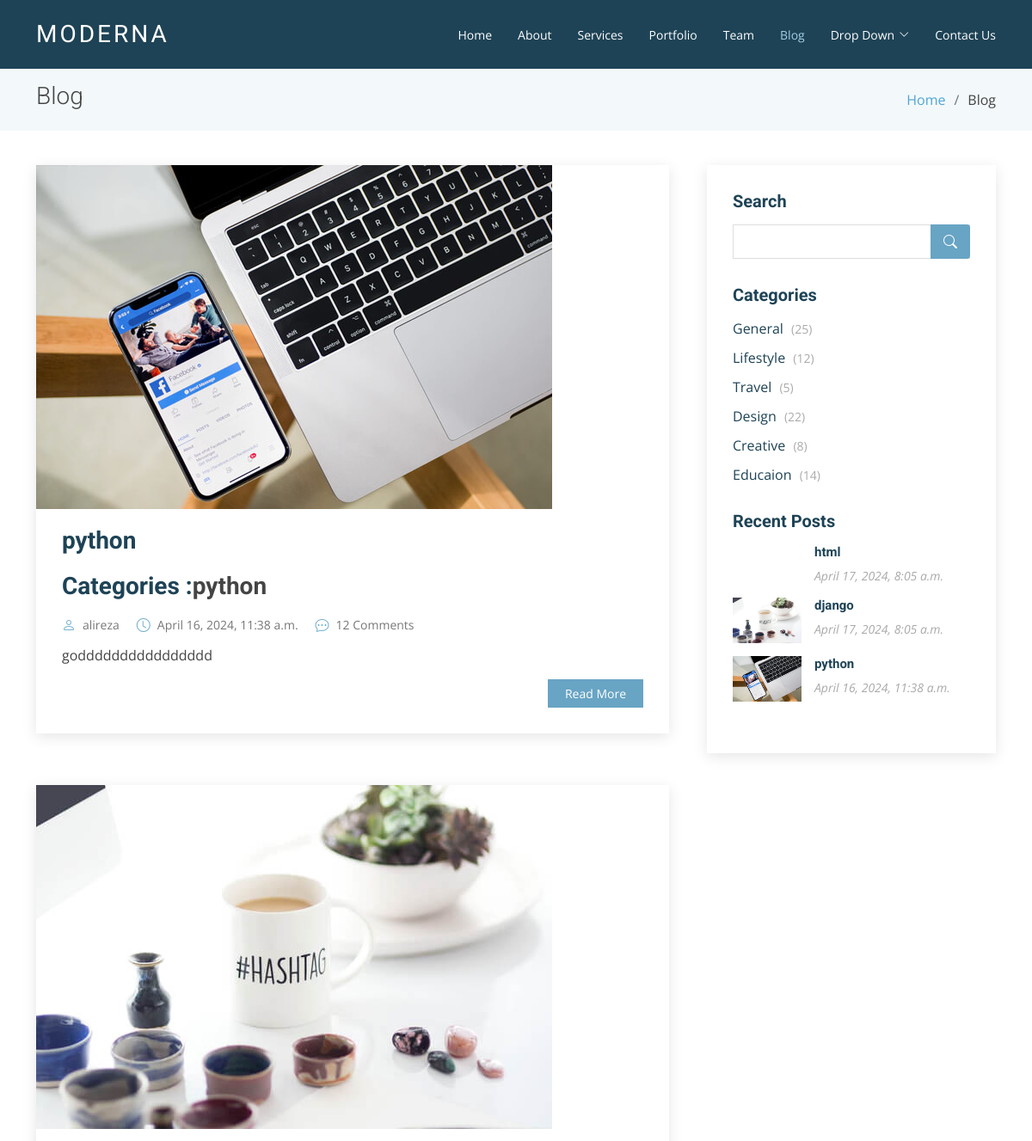
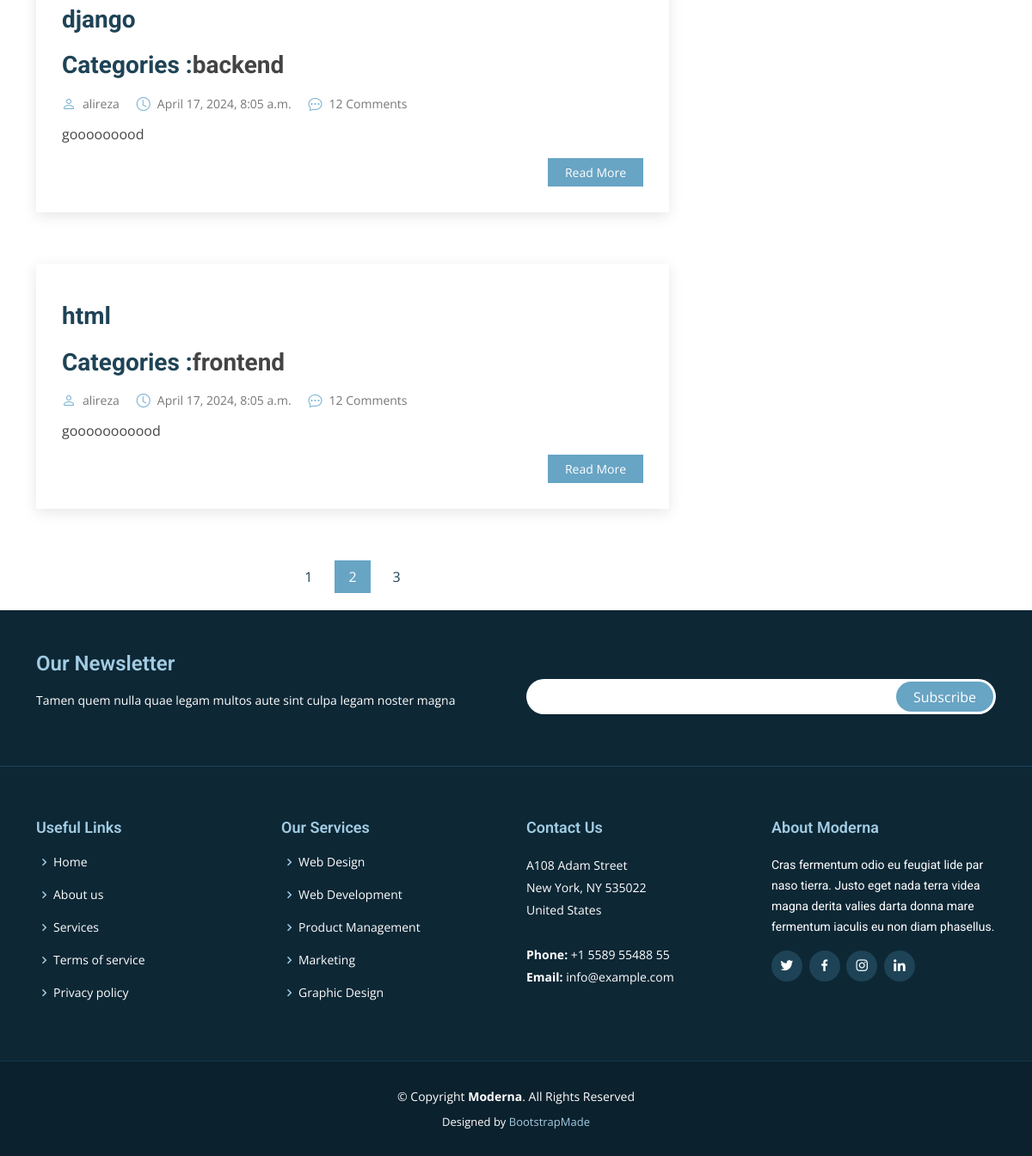
Page /blog on the committed database (2 pictures, top to bottom).
### blog/models.py (models this page shows, shortened)
class Article(models.Model):
    author = models.ForeignKey(User, on_delete=models.CASCADE)
    categories = models.ManyToManyField(Categories, related_name='articles')
    title = models.CharField(max_length=70)
    body = models.TextField()
    image = models.ImageField(upload_to='images/article')
    created = models.DateTimeField(auto_now=False, auto_now_add=True)
    updated = models.DateTimeField(auto_now=True, auto_now_add=False)
    pub_date = models.DateField(default=timezone.now())
    slug = models.SlugField(unique=True,null=True,blank=True)
    def get_absolute_url(self):
        return reverse('blog:details', kwargs={'slug': self.slug})

class Categories(models.Model):
    title = models.CharField(max_length=50)
    created = models.DateTimeField(auto_now=False, auto_now_add=True)
    def __str__(self):
        return self.title

### blog/views.py (the view)
# urls.py: path('blog', views.blog_page, name='article' ),
def blog_page(request):
    articles = Article.objects.all()
    recent_post = Article.objects.all().order_by('-created', '-updated')
    return render(request, 'blog/blog.html', {'articles': articles, 'recent_post': recent_post})

### templates/blog/blog.html (shortened to what this page needs)
{% load static %}
{% load render_partial %}
<!DOCTYPE html>
<html lang="en">
<head>
    <link href="{% static 'vendor/animate.css/animate.min.css' %}" rel="stylesheet">
    <link href="{% static 'vendor/aos/aos.css' %}" rel="stylesheet">
    <link href="{% static 'vendor/bootstrap/css/bootstrap.min.css' %}" rel="stylesheet">
    <link href="{% static 'vendor/bootstrap-icons/bootstrap-icons.css' %}" rel="stylesheet">
    <link href="{% static 'vendor/boxicons/css/boxicons.min.css' %}" rel="stylesheet">
    <link href="{% static 'vendor/glightbox/css/glightbox.min.css' %}" rel="stylesheet">
    <link href="{% static 'vendor/swiper/swiper-bundle.min.css' %}" rel="stylesheet">
    <link href="{% static 'css/style.css' %}" rel="stylesheet">
</head>
<body>
<header id="header" class="fixed-top d-flex align-items-center ">
    <div class="container d-flex justify-content-between align-items-center">
        <div class="logo">
            <h1 class="text-light"><a href="index.html"><span>Moderna</span></a></h1>
        </div>
        <nav id="navbar" class="navbar">
            <ul>
                <li><a class="" href="{% url 'home:home' %}">Home</a></li>
                <li><a href="about.html">About</a></li>
                <li><a href="services.html">Services</a></li>
                <li><a href="portfolio.html">Portfolio</a></li>
                <li><a href="team.html">Team</a></li>
                <li><a class="active" href="blog.html">Blog</a></li>
                <li class="dropdown"><a href="#"><span>Drop Down</span> <i class="bi bi-chevron-down"></i></a>
                </li>
                <li><a href="contact.html">Contact Us</a></li>
            </ul>
        </nav>
    </div>
</header>
<main id="main">
    <section class="breadcrumbs">
        <div class="container">
            <div class="d-flex justify-content-between align-items-center">
                <h2>Blog</h2>
                <ol>
                    <li><a href="index.html">Home</a></li>
                    <li>Blog</li>
                </ol>
            </div>
        </div>
    </section>
    <section id="blog" class="blog">
        <div class="container" data-aos="fade-up">
            <div class="row">
                <div class="col-lg-8 entries">
                    {% for article in articles %}
                        <article class="entry">
                            <div class="entry-img">
                                <img src="{{ article.image.url }}" alt="" class="img-fluid">
                            </div>
                            <h2 class="entry-title">
                                <a href="{{ article.get_absolute_url }}">{{ article.title }}</a>
                            </h2>
                            <h2 class="entry-title">
                                <a href="blog-single.html"><a href="blog-single.html">Categories
                                    :</a>{{ article.categories.first }}</a>
                            </h2>
                            <div class="entry-meta">
                                <ul>
                                    <li class="d-flex align-items-center"><i class="bi bi-person"></i> <a
                                            href="blog-single.html">{{ article.author }}</a></li>
                                    <li class="d-flex align-items-center"><i class="bi bi-clock"></i> <a
                                            href="blog-single.html">
                                        <time datetime="2020-01-01">{{ article.created }}</time>
                                    </a></li>
                                    <li class="d-flex align-items-center"><i class="bi bi-chat-dots"></i> <a
                                            href="blog-single.html">12 Comments</a></li>
                                </ul>
                            </div>
                            <div class="entry-content">
                                <p>
                                    <a>{{ article.body }}</a>
                                </p>
                                <div class="read-more">
                                    <a href="blog-single.html">Read More</a>
                                </div>
                            </div>
                        </article>
                    {% endfor %}
                    <div class="blog-pagination">
                        <ul class="justify-content-center">
                            <li><a href="#">1</a></li>
                            <li class="active"><a href="#">2</a></li>
                            <li><a href="#">3</a></li>
                        </ul>
                    </div>
                </div>
                <div class="col-lg-4">
                    <div class="sidebar">
                        <h3 class="sidebar-title">Search</h3>
                        <div class="sidebar-item search-form">
                            <form action="">
                                <input type="text">
                                <button type="submit"><i class="bi bi-search"></i></button>
                            </form>
                        </div>
                        <h3 class="sidebar-title">Categories</h3>
                        <div class="sidebar-item categories">
                            <ul>
                                <li><a href="#">General <span>(25)</span></a></li>
                                <li><a href="#">Lifestyle <span>(12)</span></a></li>
                                <li><a href="#">Travel <span>(5)</span></a></li>
                                <li><a href="#">Design <span>(22)</span></a></li>
                                <li><a href="#">Creative <span>(8)</span></a></li>
                                <li><a href="#">Educaion <span>(14)</span></a></li>
                            </ul>
                        </div>
                        <h3 class="sidebar-title">Recent Posts</h3>
                        <div class="sidebar-item recent-posts">
                            {% for item in recent_post %}
                                <div class="post-item clearfix">
                                    <img src="{{ item.image.url }}" alt="">
                                    <h4><a href="{{ item.get_absolute_url }}">{{ item.title }}</a></h4>
                                    <time datetime="2020-01-01">{{ item.created }}</time>
                                </div>
                            {% endfor %}
                        </div>
                    </div>
                </div>
            </div>
        </div>
    </section>
</main>
<footer id="footer" data-aos="fade-up" data-aos-easing="ease-in-out" data-aos-duration="500">
    <div class="footer-newsletter">
        <div class="container">
            <div class="row">
                <div class="col-lg-6">
                    <h4>Our Newsletter</h4>
                    <p>Tamen quem nulla quae legam multos aute sint culpa legam noster magna</p>
                </div>
                <div class="col-lg-6">
                    <form action="" method="post">
                        <input type="email" name="email"><input type="submit" value="Subscribe">
                    </form>
                </div>
            </div>
        </div>
    </div>
    <div class="footer-top">
        <div class="container">
            <div class="row">
                <div class="col-lg-3 col-md-6 footer-links">
                    <h4>Useful Links</h4>
                    <ul>
                        <li><i class="bx bx-chevron-right"></i> <a href="#">Home</a></li>
                        <li><i class="bx bx-chevron-right"></i> <a href="#">About us</a></li>
                        <li><i class="bx bx-chevron-right"></i> <a href="#">Services</a></li>
                        <li><i class="bx bx-chevron-right"></i> <a href="#">Terms of service</a></li>
                        <li><i class="bx bx-chevron-right"></i> <a href="#">Privacy policy</a></li>
                    </ul>
                </div>
                <div class="col-lg-3 col-md-6 footer-links">
                    <h4>Our Services</h4>
                    <ul>
                        <li><i class="bx bx-chevron-right"></i> <a href="#">Web Design</a></li>
                        <li><i class="bx bx-chevron-right"></i> <a href="#">Web Development</a></li>
                        <li><i class="bx bx-chevron-right"></i> <a href="#">Product Management</a></li>
                        <li><i class="bx bx-chevron-right"></i> <a href="#">Marketing</a></li>
                        <li><i class="bx bx-chevron-right"></i> <a href="#">Graphic Design</a></li>
                    </ul>
                </div>
                <div class="col-lg-3 col-md-6 footer-contact">
                    <h4>Contact Us</h4>
                    <p>
                        A108 Adam Street <br>
                        New York, NY 535022<br>
                        United States <br><br>
                        <strong>Phone:</strong> +1 5589 55488 55<br>
                        <strong>Email:</strong> info@example.com<br>
                    </p>
                </div>
                <div class="col-lg-3 col-md-6 footer-info">
                    <h3>About Moderna</h3>
                    <p>Cras fermentum odio eu feugiat lide par naso tierra. Justo eget nada terra videa magna derita
                        valies darta donna mare fermentum iaculis eu non diam phasellus.</p>
                    <div class="social-links mt-3">
                        <a href="#" class="twitter"><i class="bx bxl-twitter"></i></a>
                        <a href="#" class="facebook"><i class="bx bxl-facebook"></i></a>
                        <a href="#" class="instagram"><i class="bx bxl-instagram"></i></a>
                        <a href="#" class="linkedin"><i class="bx bxl-linkedin"></i></a>
                    </div>
                </div>
            </div>
        </div>
    </div>
    <div class="container">
        <div class="copyright">
            &copy; Copyright <strong><span>Moderna</span></strong>. All Rights Reserved
        </div>
        <div class="credits">
            Designed by <a href="https://bootstrapmade.com/">BootstrapMade</a>
        </div>
    </div>
</footer>
</body>
</html>

### rows in the picture
Article: image (picture), title "python", categories.first "python", author "alireza", created "April 16, 2024, 11:38 a.m.", body "godddddddddddddddd"
Article: image (picture), title "django", categories.first "backend", author "alireza", created "April 17, 2024, 8:05 a.m.", body "gooooooood"
Article: title "html", categories.first "frontend", author "alireza", created "April 17, 2024, 8:05 a.m.", body "gooooooooood"
